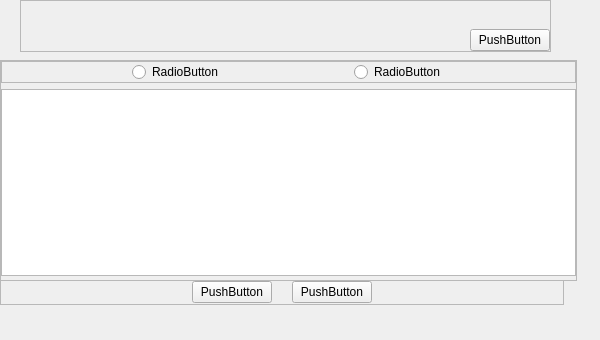
<?xml version="1.0" encoding="UTF-8"?>
<ui version="4.0">
 <class>TrafficStatistics</class>
 <widget class="QWidget" name="TrafficStatistics">
  <property name="geometry">
   <rect>
    <x>0</x>
    <y>0</y>
    <width>600</width>
    <height>340</height>
   </rect>
  </property>
  <property name="windowTitle">
   <string>Form</string>
  </property>
  <widget class="QFrame" name="frame">
   <property name="geometry">
    <rect>
     <x>20</x>
     <y>0</y>
     <width>531</width>
     <height>52</height>
    </rect>
   </property>
   <property name="frameShape">
    <enum>QFrame::StyledPanel</enum>
   </property>
   <property name="frameShadow">
    <enum>QFrame::Raised</enum>
   </property>
   <layout class="QHBoxLayout" name="horizontalLayout_2">
    <property name="margin">
     <number>0</number>
    </property>
    <item>
     <widget class="QLabel" name="label">
      <property name="sizePolicy">
       <sizepolicy hsizetype="Expanding" vsizetype="Preferred">
        <horstretch>0</horstretch>
        <verstretch>0</verstretch>
       </sizepolicy>
      </property>
      <property name="text">
       <string/>
      </property>
     </widget>
    </item>
    <item>
     <widget class="QProgressIndicator" name="widget" native="true">
      <property name="minimumSize">
       <size>
        <width>50</width>
        <height>0</height>
       </size>
      </property>
     </widget>
    </item>
    <item>
     <layout class="QVBoxLayout" name="verticalLayout">
      <item>
       <spacer name="verticalSpacer">
        <property name="orientation">
         <enum>Qt::Vertical</enum>
        </property>
        <property name="sizeHint" stdset="0">
         <size>
          <width>20</width>
          <height>40</height>
         </size>
        </property>
       </spacer>
      </item>
      <item>
       <widget class="QPushButton" name="pushButton">
        <property name="text">
         <string>PushButton</string>
        </property>
       </widget>
      </item>
     </layout>
    </item>
   </layout>
   <zorder>widget</zorder>
   <zorder>label</zorder>
  </widget>
  <widget class="QFrame" name="frame_2">
   <property name="geometry">
    <rect>
     <x>0</x>
     <y>280</y>
     <width>564</width>
     <height>25</height>
    </rect>
   </property>
   <property name="frameShape">
    <enum>QFrame::StyledPanel</enum>
   </property>
   <property name="frameShadow">
    <enum>QFrame::Raised</enum>
   </property>
   <layout class="QHBoxLayout" name="horizontalLayout_3">
    <property name="spacing">
     <number>20</number>
    </property>
    <property name="margin">
     <number>0</number>
    </property>
    <item>
     <spacer name="horizontalSpacer_4">
      <property name="orientation">
       <enum>Qt::Horizontal</enum>
      </property>
      <property name="sizeHint" stdset="0">
       <size>
        <width>40</width>
        <height>20</height>
       </size>
      </property>
     </spacer>
    </item>
    <item>
     <widget class="QPushButton" name="pushButton_2">
      <property name="text">
       <string>PushButton</string>
      </property>
     </widget>
    </item>
    <item>
     <widget class="QPushButton" name="pushButton_3">
      <property name="text">
       <string>PushButton</string>
      </property>
     </widget>
    </item>
    <item>
     <spacer name="horizontalSpacer_5">
      <property name="orientation">
       <enum>Qt::Horizontal</enum>
      </property>
      <property name="sizeHint" stdset="0">
       <size>
        <width>40</width>
        <height>20</height>
       </size>
      </property>
     </spacer>
    </item>
   </layout>
  </widget>
  <widget class="QFrame" name="frame_3">
   <property name="geometry">
    <rect>
     <x>0</x>
     <y>60</y>
     <width>577</width>
     <height>221</height>
    </rect>
   </property>
   <property name="frameShape">
    <enum>QFrame::StyledPanel</enum>
   </property>
   <property name="frameShadow">
    <enum>QFrame::Raised</enum>
   </property>
   <layout class="QVBoxLayout" name="verticalLayout_2">
    <property name="margin">
     <number>0</number>
    </property>
    <item>
     <widget class="QFrame" name="frame_4">
      <property name="frameShape">
       <enum>QFrame::StyledPanel</enum>
      </property>
      <property name="frameShadow">
       <enum>QFrame::Raised</enum>
      </property>
      <layout class="QHBoxLayout" name="horizontalLayout_4">
       <property name="spacing">
        <number>0</number>
       </property>
       <property name="margin">
        <number>0</number>
       </property>
       <item>
        <layout class="QHBoxLayout" name="horizontalLayout">
         <item>
          <spacer name="horizontalSpacer">
           <property name="orientation">
            <enum>Qt::Horizontal</enum>
           </property>
           <property name="sizeHint" stdset="0">
            <size>
             <width>20</width>
             <height>20</height>
            </size>
           </property>
          </spacer>
         </item>
         <item>
          <widget class="QRadioButton" name="radioButton">
           <property name="text">
            <string>RadioButton</string>
           </property>
          </widget>
         </item>
         <item>
          <spacer name="horizontalSpacer_3">
           <property name="orientation">
            <enum>Qt::Horizontal</enum>
           </property>
           <property name="sizeHint" stdset="0">
            <size>
             <width>40</width>
             <height>20</height>
            </size>
           </property>
          </spacer>
         </item>
         <item>
          <widget class="QRadioButton" name="radioButton_2">
           <property name="text">
            <string>RadioButton</string>
           </property>
          </widget>
         </item>
         <item>
          <spacer name="horizontalSpacer_2">
           <property name="orientation">
            <enum>Qt::Horizontal</enum>
           </property>
           <property name="sizeHint" stdset="0">
            <size>
             <width>20</width>
             <height>20</height>
            </size>
           </property>
          </spacer>
         </item>
        </layout>
       </item>
      </layout>
      <zorder></zorder>
      <zorder></zorder>
     </widget>
    </item>
    <item>
     <widget class="QTableWidget" name="tableWidget">
      <property name="minimumSize">
       <size>
        <width>0</width>
        <height>0</height>
       </size>
      </property>
      <property name="maximumSize">
       <size>
        <width>577</width>
        <height>187</height>
       </size>
      </property>
     </widget>
    </item>
    <item>
     <spacer name="verticalSpacer_2">
      <property name="orientation">
       <enum>Qt::Vertical</enum>
      </property>
      <property name="sizeHint" stdset="0">
       <size>
        <width>20</width>
        <height>2</height>
       </size>
      </property>
     </spacer>
    </item>
   </layout>
  </widget>
 </widget>
 <customwidgets>
  <customwidget>
   <class>QProgressIndicator</class>
   <extends>QWidget</extends>
   <header>QProgressIndicator.h</header>
   <container>1</container>
  </customwidget>
 </customwidgets>
 <resources/>
 <connections/>
</ui>
